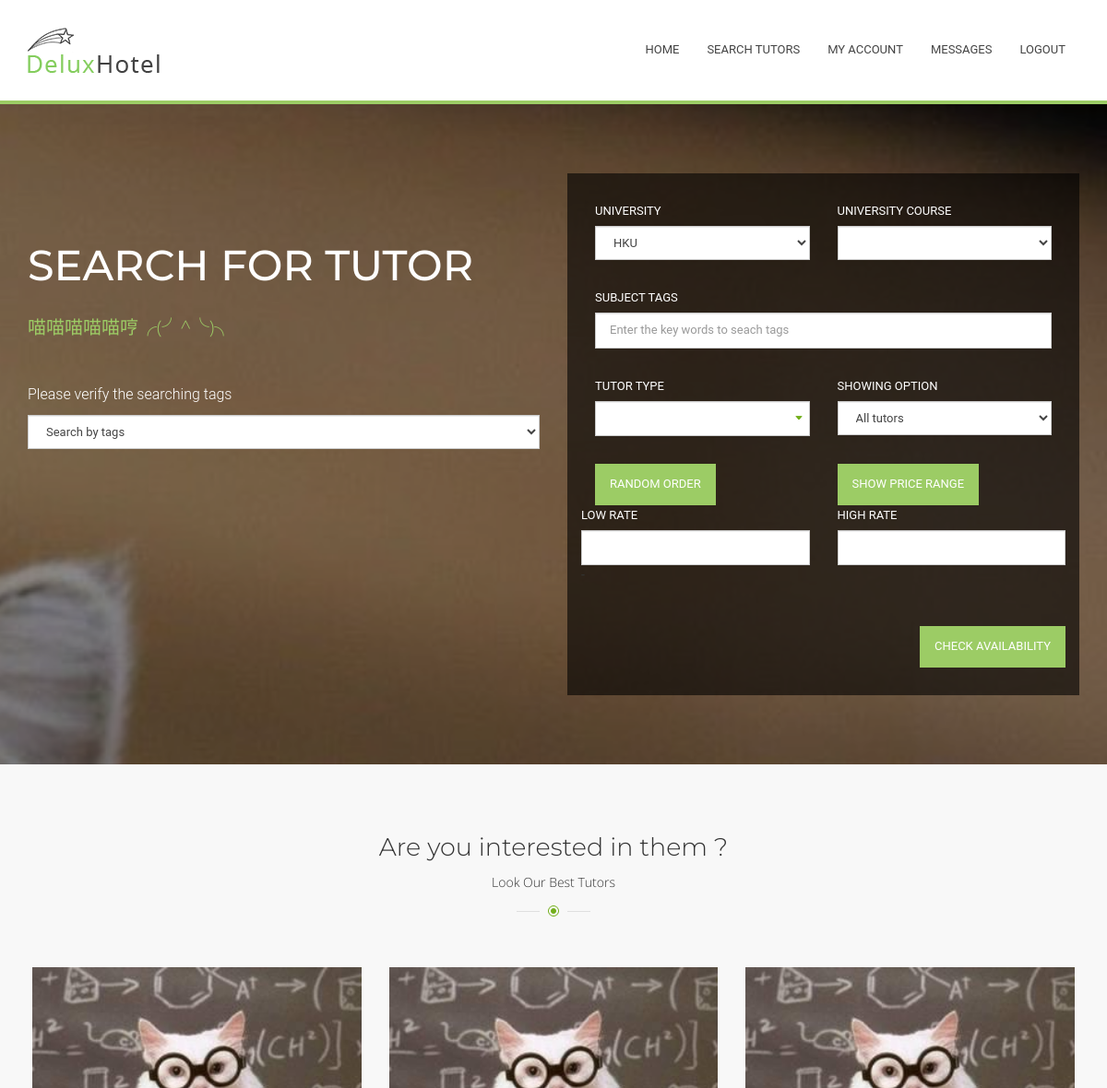
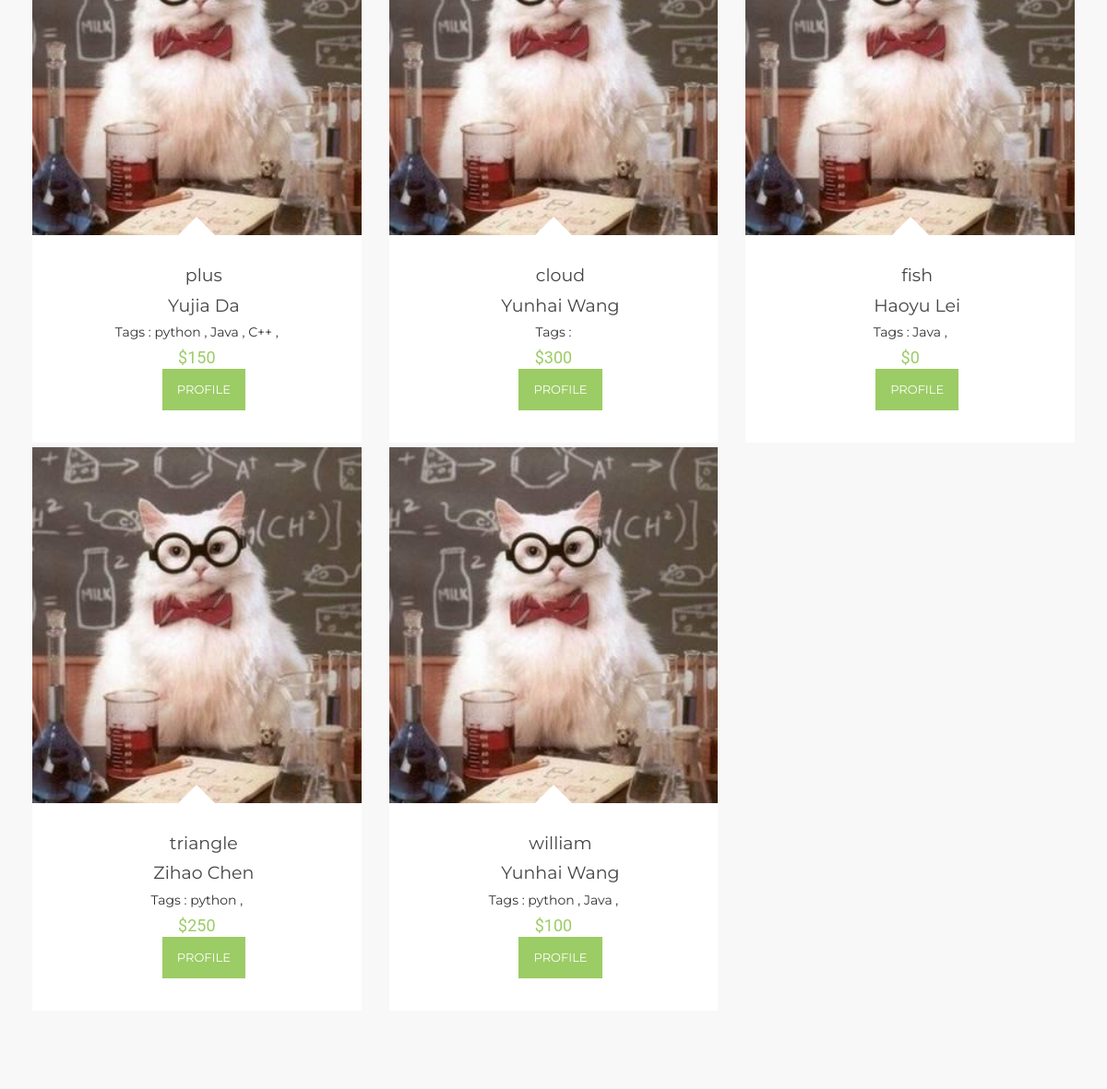
The page /Tutorial/2/ (signed in) on the database its author committed (2 pictures, top to bottom).
### Tutorial/models.py (models this page shows, shortened)
class Tutor(models.Model):
    myuser = models.ForeignKey(MyUser, on_delete=models.CASCADE,null=True)
    timeslot = models.CharField(max_length=672, default="111111111111111111111111111111111111111111111111111111111111111111111111111111111111111111111111111111111111111111111111111111111111111111111111111111111111111111111111111111111111111111111111111111111111111111111111111111111111111111111111111111111111111111111111111111111111111111111111111111111111111111111111111111111111111111111111") #for private tutor todo: should update every half an hour
    hourly_rate = models.IntegerField(default=0) #todo: eight digit for student so can tell if he have
    university = models.ForeignKey(University, on_delete=models.CASCADE, null=True)
    showProfile = models.BooleanField(default=True)

class MyUser(models.Model):
    user = models.ForeignKey(User, on_delete = models.CASCADE )
    wallet = models.ForeignKey(Wallet, on_delete = models.CASCADE)
    profile_content = models.CharField(max_length=2000, default="")
    phone = models.IntegerField(null = True)
    image = models.ImageField(upload_to='profile_image', blank=True)

class Tag(models.Model):
    name = models.CharField(max_length=64, unique=True)
    tutors = models.ManyToManyField(Tutor)
    def __str__(self):
        return self.name

### Tutorial/views.py (the view)
# urls.py: url(r'^(?P<myuser_id>[0-9]+)/$', views.index, name='index'),
def index(request, myuser_id):
    show_tags = []
    if not request.user.is_authenticated(): #visitor or client
        return render(request, 'home.html')
    if not MyUser.objects.filter(user=request.user):
        HttpResponseRedirect('/Tutorial/admin/')
    myuser = MyUser.objects.get(user=request.user)  # myuser = get_object_or_404(MyUser, pk=myuser_id)
    all_tutors = Tutor.objects.filter(showProfile=True)
    for tut in all_tutors:
        show_tags.append(tut.tag_set.all())
    private_tutors = PrivateTutor.objects.all()
    zipped = zip(all_tutors, show_tags)
    params = {"user": myuser, "latest_Tutor_list": all_tutors, "tutors": zipped}
    return render(request, 'searchtutors/index.html', params)

### Tutorial/templates/searchtutors/index.html (shortened to what this page needs)
{% extends "Menu.html" %}
{% block content %}
<section class="bg-parallax parallax-window" onload="getValue();" xmlns:Tutorial="http://www.w3.org/1999/xhtml">
        <div class="overlay"></div>
        <div class="container">
          <div class="row">
            <div class="col-lg-6 col-md-6 col-sm-12 col-xs-12">
              <div class="parallax-text">
                <h2 class="parallax_t __white">Search For Tutor</h2>
                <h2 class="parallax_t __green">喵喵喵喵喵哼╭(╯^╰)╮</h2>
                <p>Please verify the searching tags</p>
                  <select class="form-control __plannerSelect" onchange="modeChange(this)" name="selectMode">
                      <option value="1" selected='selected'id="byTags">Search by tags</option>
                  </select>
              </div>
            </div>
            <div class="col-lg-6 col-md-6 col-sm-12 col-xs-12 planner">
              <div class="planner-block" id="planner" value="testing">
                <form class="form-planner form-horizontal" id="SearchByTag" action="{% url 'Tutorial:search_tutor_tag' user.id %}" method="get" >
                  <div class="row" >
                    <div class="col-lg-6 col-md-6 col-sm-12 col-xs-12">
                      <div class="form-group">
                        <label>University</label>
                        <select class="form-control __plannerSelect" name="university">
                              <option value="HKU">HKU</option>
                        </select>
                      </div>
                    </div>
                    <div class="col-lg-6 col-md-6 col-sm-12 col-xs-12">
                      <div class="form-group">
                        <label>University course</label>
                        <select class="form-control __plannerSelect" name="course">
                              <option  value=""></option>
                              <option  value="COMP 3297">COMP 3297</option>
                        </select>
                      </div>
                    </div>
                  </div>
                  <div class="row">
                    <div class="col-lg-12 col-md-12 col-sm-12 col-xs-12">
                      <div class="form-group">
                          <label id="tags">Subject Tags</label>
                          <input type="text" class="form-control" placeholder="Enter the key words to seach tags" id="subjectTags" name="tags" action="">
                      </div>
                    </div>
                  </div>
                  <div class="row">
                    <div class="col-lg-6 col-md-6 col-sm-12 col-xs-12">
                      <div class="form-group">
                          <label>Tutor Type</label>
                          <div class="theme-select">
                            <select class="form-control __plannerSelect" name="type" >
                                <option value=""></option>
                              <option  value="PrivateTutor">Private Tutor</option>
                            </select>
                          </div>
                        </div>
                      </div>
                    <div class="col-lg-6 col-md-6 col-sm-6 col-xs-12">
                      <div class="form-group">
                          <label>Showing Option </label>
                           <select class="form-control __plannerSelect" name="option">
                              <option  value="AllTutors">All tutors</option>
                            </select>
                        </div>
                      </div>
                  </div>
                    <div class="row">
                        <div class="col-lg-6 col-md-6 col-sm-12 col-xs-12">
                            <input type="button" class="btn btn-default" value="Random Order" id="Rate" >
                        </div>
                        <div class="col-lg-6 col-md-6 col-sm-12 col-xs-12">
                            <input type="button"  class="btn btn-default" value="Show Price Range" id="priceRange">
                    </div>
                  <div class="row"  id="Price">
                    <div class="col-lg-6 col-md-12 col-sm-12">
                      <div class="form-group">
                            <label>Low Rate</label>
                            <input type="text" class="form-control"   name="lowPrice">-
                        </div>
                      </div>
                      <div class="col-lg-6 col-md-12 col-sm-12">
                      <div class="form-group">
                            <label>High Rate</label>
                            <input type="text" class="form-control"   name="highPrice">
                        </div>
                      </div>
                  </div>
                  <div class="row">
                    <div class="col-lg-12 col-md-12 col-sm-12">
                      <div class="planner-check-availability">
                        <input type="submit"  class="btn btn-default" value="Check availability">
                      </div>
                    </div>
                  </div>
                </form>
              </div>
            </div>
          </div>
        </div>
    </section>
    <section class="best-tutor">
      <div class="container">
        <div class="title-main">
          <h2 class="h2">Are you interested in them ?<span class="title-secondary">Look Our Best Tutors</span></h2>
        </div>
        <div class="best-tutor-carousel">
          <ul class="row best-tutor_ul">
              {%for Tutor,Tags in tutors%}
            <li class="col-lg-4 col-md-4 col-sm-6 col-xs-12 best-tutor_li">
              <div class="best-tutor_img">
                <a href="{% url 'Tutorial:tutorpage' user.id Tutor.id %}"><img src="/static/bootstrap/images/best-rooms/1.jpg" alt=""></a>
              </div>
              <div class="best-tutor-info">
                  <div class="best-tutor_t"><a href="{% url 'Tutorial:tutorpage' user.id Tutor.id %}">{{ Tutor.myuser.user.username }}</a></div>
                  <div class="best-tutor_t"><a href="{% url 'Tutorial:tutorpage' user.id Tutor.id %}">{{Tutor.myuser.user.first_name}} {{Tutor.myuser.user.last_name}}</a></div>
                  <div class="best-tutor_t">Tags :
                      {% for Tag in Tags %}
                         <span>{{Tag}} , </span>
                      {% endfor %}
                  </div>
                <div class="best-tutor_rate">
                  <span>${{Tutor.hourly_rate}}</span>
                </div>
                  <div class="best-tutor_t"><a href="{% url 'Tutorial:tutorpage' user.id Tutor.id %}"><div class="btn btn-default" >Profile</div></a></div>
              </div>
            </li>
              {% endfor %}
          </ul>
        </div>
      </div>
    </section>
{% endblock %}

### rows shown on the page
Tutor: myuser.user.username "plus", myuser.user.first_name "Yujia", myuser.user.last_name "Da", hourly_rate "150"
Tag: name "python"
Tag: name "Java"
Tag: name "C++"
Tutor: myuser.user.username "cloud", myuser.user.first_name "Yunhai", myuser.user.last_name "Wang", hourly_rate "300"
Tutor: myuser.user.username "fish", myuser.user.first_name "Haoyu", myuser.user.last_name "Lei", hourly_rate "0"
Tutor: myuser.user.username "triangle", myuser.user.first_name "Zihao", myuser.user.last_name "Chen", hourly_rate "250"
Tutor: myuser.user.username "william", myuser.user.first_name "Yunhai", myuser.user.last_name "Wang", hourly_rate "100"
